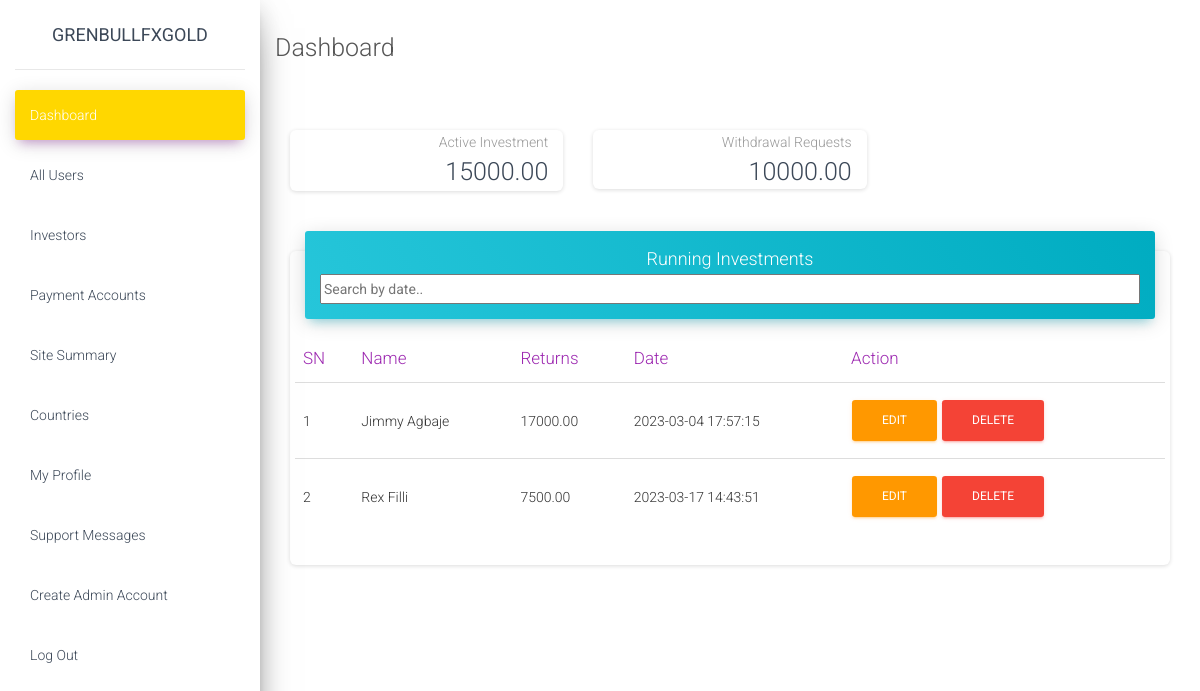
Screenshot of /account/management/investmentlist.php (signed in) with the database file from the repository.
### tables this page shows
CREATE TABLE `client_investment` (
  `fund_id` int(11) NOT NULL,
  `payer` varchar(40) DEFAULT NULL,
  `fund_amount` decimal(9,2) NOT NULL,
  `fund_date` datetime DEFAULT NULL,
  `profits` decimal(9,2) NOT NULL,
  `expected_returns` decimal(9,2) NOT NULL,
  `expected_date` datetime DEFAULT NULL,
  `completed` varchar(3) NOT NULL,
  `plan` varchar(40) NOT NULL
);

CREATE TABLE `argent_client_db` (
  `user_id` int(11) NOT NULL,
  `firstname` varchar(40) DEFAULT NULL,
  `lastname` varchar(40) DEFAULT NULL,
  `phone_no` varchar(120) DEFAULT NULL,
  `user_email` varchar(120) DEFAULT NULL,
  `user_password` varchar(20) DEFAULT NULL,
  `city` varchar(60) DEFAULT NULL,
  `country` varchar(40) DEFAULT NULL,
  `sponsor` text DEFAULT NULL,
  `is_admin` varchar(3) DEFAULT NULL,
  `blocked` varchar(3) DEFAULT NULL,
  `date_joined` date DEFAULT NULL
);

### account/management/investmentlist.php (the view, shortened to what this page needs)
<?php
include("auth.php");
function getUserName($id, $c){
  $prep_stmt = "SELECT firstname, lastname FROM argent_client_db WHERE user_id= ? ";
  $stmt = $c->prepare($prep_stmt);
  if ($stmt) {
       $stmt->bind_param('s', $id);
       $stmt->execute();
       $stmt->store_result();
          if ($stmt->num_rows == 1) {
              $stmt ->bind_result($fname, $lname);
        }
    }
    return $fname. " ". $lname;
}
?>
<!DOCTYPE html>
<html lang="en">
<head>
  <link rel="stylesheet" href="https://maxcdn.bootstrapcdn.com/font-awesome/latest/css/font-awesome.min.css">
  <link href="./assets/css/material-dashboard.css?v=2.1.1" rel="stylesheet" />
  <link href="./assets/demo/demo.css" rel="stylesheet" />
</head>
<body class="">
  <div class="wrapper ">
    <div class="sidebar" data-color="purple" data-background-color="white">
    <?php include("head.php") ?>
    <div class="main-panel">
      <nav class="navbar navbar-expand-lg navbar-transparent navbar-absolute fixed-top ">
        <div class="container-fluid">
          <div class="navbar-wrapper">
            <h3>Dashboard</h3>
          </div>
        </div>
      </nav>
      <div class="content">
        <div class="container-fluid">
             <div class="row">
            <div class="col-lg-4">
              <div class="card card-stats">
                <div class="card-header text-dark card-header-icon">
                  <p class="card-category">Active Investment</p>
                  <h3 class="card-title"><?php
								$qry = "SELECT SUM(fund_amount) as total FROM client_investment  WHERE completed='no'";
								$res = mysqli_query($cxn, $qry);
								$r = mysqli_fetch_array($res);
								$sum = $r['total'];
								if($sum > 0){
								echo $sum;
								}else{
								    echo "0.00";
								}
														   ?>
                  </h3>
                </div>
              </div>
            </div>
            <div class="col-lg-4">
              <div class="card card-stats">
                <div class="card-header card-header-icon">
                  <p class="card-category">Withdrawal Requests
                  <h3 class="card-title"><?php
								$qry = "SELECT SUM(with_amount) as total2 FROM client_withdrawals  WHERE completed='no'";
								$res = mysqli_query($cxn, $qry);
								$r = mysqli_fetch_array($res);
								$sum2 = $r['total2'];
								if($sum2 > 0){
								echo $sum2;
								}else{
								    echo "0.00";
								}
														   ?></h3>
                </div>
              </div>
            </div>
          </div>
          <div class="row">
		  <div class="col-lg-12 col-md-12">
              <div class="card">
                <div class="card-header text-dark card-header-info">
				  <h4 class="card-title text-center">Running Investments</h4>
          <input type="text" id="myInput" onkeyup="myFunction()" placeholder="Search by date.." style="width:100%;height:30">
                </div>
                <div class="card-body table-responsive">
                  <div class="table-responsive">
                    <table class="table" id="myTable">
                      <thead class=" text-primary">
                        <th>
                          SN
                        </th>
						<th>
                          Name
                        </th>
                        <th>
                         Returns
                        </th>
                        <th>
                         Date
                        </th>
						<th>
                         Action
                        </th>
                      </thead>
                    <tbody>
                      <?php
							$sq = "SELECT * FROM client_investment WHERE completed='no'";
							$rs = mysqli_query($cxn, $sq);
							$n=1;
							while($row = mysqli_fetch_assoc($rs)){
								extract($row);
                $nm = getUserName($payer, $cxn);
								echo "<tr>
								        <td>$n</td>
										<td>$nm</td>
										<td>$expected_returns</td>
										<td>$expected_date</td>
										<td><a href='viewinvest.php?id=$fund_id' class='btn btn-warning'>EDIT</a>
										<a href='investmentlist.php?del=$fund_id' class='btn btn-danger btn-fill'>DELETE</a>
                    </td>
									 </tr>";
								$n++;
							}
					  ?>
                    </tbody>
                  </table>
                </div>
              </div>
            </div>
            </div>
            <div class="col-lg-3 col-md-6 col-sm-6">
            </div>
        </div>
      </div>
    </div>
  </div>
</body>
</body>
</html>

### account/management/head.php
<div class="logo">
      <a href="index.php" class="simple-text logo-normal">
        Grenbullfxgold
      </a>
    </div>
    <div class="sidebar-wrapper">
      <ul class="nav">
        <li class="nav-item active">
          <a class="nav-link" href="index.php">
            <p>Dashboard</p>
          </a>
        </li>
  <li class="nav-item ">
          <a class="nav-link" href="viewusers.php">
            <p>All Users</p>
          </a>
        </li>
        <li class="nav-item ">
          <a class="nav-link" href="invest.php">
            <p>Investors</p>
          </a>
        </li>
        <li class="nav-item ">
          <a class="nav-link" href="account2.php">
            <p>Payment Accounts</p>
          </a>
        </li>
        <li class="nav-item ">
          <a class="nav-link" href="investmentlist.php">
            <p>Site Summary</p>
          </a>
        </li>
        <li class="nav-item ">
          <a class="nav-link" href="countrylist.php">
            <p>Countries</p>
          </a>
        </li>
        <li class="nav-item ">
          <a class="nav-link" href="user.php">
            <p>My Profile</p>
          </a>
        </li>
        <li class="nav-item ">
          <a class="nav-link" href="support.php">
            <p>Support Messages</p>
          </a>
        </li>
        <li class="nav-item ">
          <a class="nav-link" href="account.php">
            <p>Create Admin Account</p>
          </a>
        </li>
        <li class="nav-item ">
          <a class="nav-link" href="../login.php?out=1">
            <p>Log Out</p>
          </a>
        </li>
      </ul>
    </div>
  </div>

### rows the page displays
client_investment: payer.lastname "Jimmy Agbaje", expected_returns "17000.00", expected_date "2023-03-04 17:57:15"
client_investment: payer.lastname "Rex Filli", expected_returns "7500.00", expected_date "2023-03-17 14:43:51"

### other values shown
$sum "15000.00"
$sum2 "10000.00"
